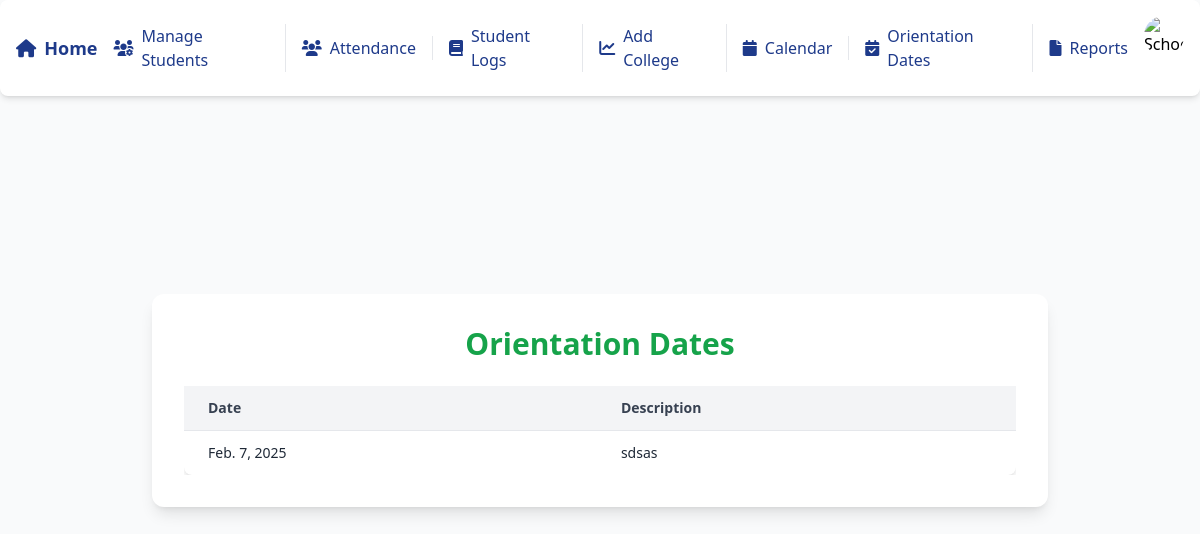
/orientation-dates/, run on an earlier commit of the app's database.
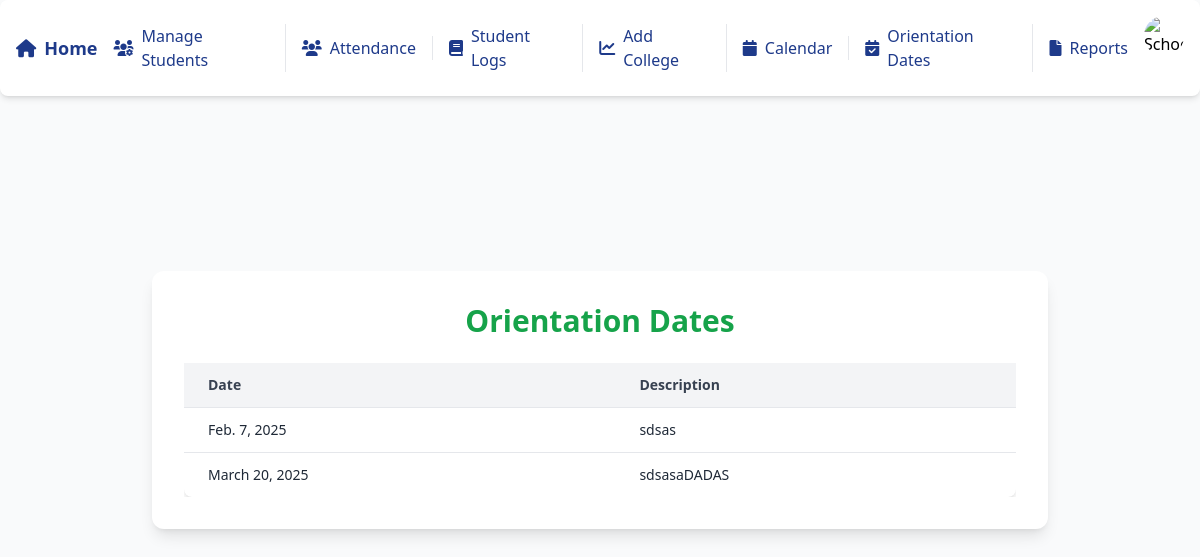
And on a later commit of the database.
### students/models.py (models this page shows, shortened)
class OrientationDate(models.Model):
    date = models.DateField(unique=True)
    description = models.CharField(max_length=255, blank=True, null=True)
    created_at = models.DateTimeField(auto_now_add=True)
    updated_at = models.DateTimeField(auto_now=True)

### students/views.py (the view)
# urls.py: path('orientation-dates/', views.orientation_date_list, name='orientation_date_list'),
def orientation_date_list(request):
    dates = OrientationDate.objects.all()
    is_admin = request.user.groups.filter(name='Admin').exists()
    return render(request, 'orientation_date_list.html', {'dates': dates, 'is_admin': is_admin})

### students/templates/orientation_date_list.html (shortened to what this page needs)
<!DOCTYPE html>
<html lang="en">
<head>
    <script src="https://cdn.tailwindcss.com"></script>
</head>
<body class="bg-gray-50">
<div class="flex justify-center items-center min-h-screen px-4 py-6">
    <div class="w-full max-w-4xl bg-white p-8 rounded-xl shadow-lg">
        {% include 'navbar.html' %}
        <h1 class="text-3xl font-semibold text-green-600 text-center mb-6">Orientation Dates</h1>
        <div class="overflow-x-auto">
            <table class="min-w-full bg-white table-auto shadow-md rounded-lg">
                <thead class="bg-gray-100">
                    <tr>
                        <th class="py-3 px-6 text-left text-sm font-semibold text-gray-700">Date</th>
                        <th class="py-3 px-6 text-left text-sm font-semibold text-gray-700">Description</th>
                    </tr>
                </thead>
                <tbody>
                    {% for date in dates %}
                        <tr class="border-t border-gray-200">
                            <td class="py-3 px-6 text-sm text-gray-800">{{ date.date }}</td>
                            <td class="py-3 px-6 text-sm text-gray-800">{{ date.description }}</td>
                        </tr>
                    {% empty %}
                        <tr>
                            <td colspan="3" class="py-3 px-6 text-center text-gray-500">No orientation dates found.</td>
                        </tr>
                    {% endfor %}
                </tbody>
            </table>
        </div>
    </div>
</div>
</body>
</html>

What changed in the data, as far as the page shows it:
added OrientationDate: date "March 20, 2025", description "sdsasaDADAS"
